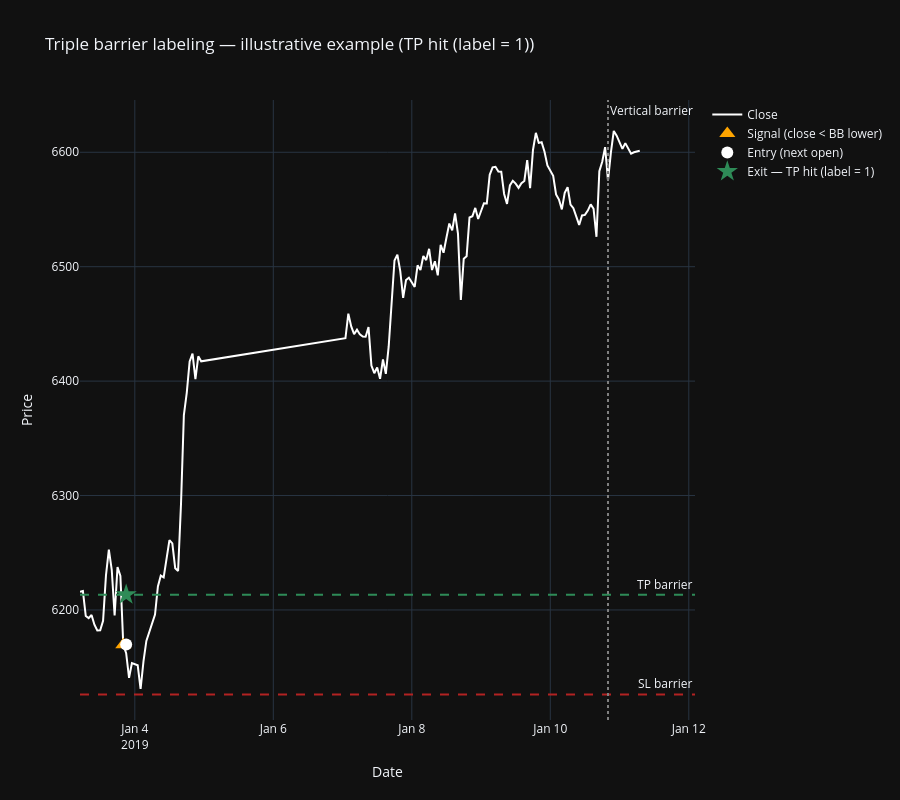

Here is the notebook cell this chart was saved with:
### Markdown cell above
**Triple barrier labeling — illustrative example.** One real signal (`close < BB lower`, using the
same demo Bollinger Bands as above), walked forward bar by bar: whichever of the take-profit,
stop-loss or vertical (`MAX_HORIZON`-bar) barrier is touched first sets the label.

### Code cell
demo_atr = get_atr(df_raw["high"], df_raw["low"], df_raw["close"], ATR_PERIOD, smoothing=True)
demo_raw_signal = (df_raw["close"] < demo_bb_lower).astype(int)
demo_entry_long = ((demo_raw_signal == 1) & (demo_raw_signal.shift(1) != 1)).astype(int)

demo_signal_times = demo_entry_long[demo_entry_long == 1].index
in_window = demo_signal_times >= illustration_start
demo_signal_time = demo_signal_times[in_window][0] if in_window.any() else demo_signal_times[0]
i = df_raw.index.get_loc(demo_signal_time)

entry_time = df_raw.index[i + 1]
entry_price = df_raw["open"].iloc[i + 1]
risk = demo_atr.iloc[i] * K_SL
tp_price = entry_price + risk * RR
sl_price = entry_price - risk

end = min(i + MAX_HORIZON, len(df_raw) - 1)
path = df_raw.iloc[i + 1: end + 1]
tp_hit = path.index[path["high"] >= tp_price]
sl_hit = path.index[path["low"] <= sl_price]

if len(tp_hit) and (not len(sl_hit) or tp_hit[0] <= sl_hit[0]):
    exit_time, exit_price, outcome, exit_color = tp_hit[0], tp_price, "TP hit (label = 1)", "seagreen"
elif len(sl_hit):
    exit_time, exit_price, outcome, exit_color = sl_hit[0], sl_price, "SL hit (label = -1)", "firebrick"
else:
    exit_time = df_raw.index[end]
    exit_price, outcome, exit_color = df_raw["close"].iloc[end], "Vertical barrier (label = 0)", "gray"

plot_start = df_raw.index[max(i - 15, 0)]
plot_end = df_raw.index[min(end + 10, len(df_raw) - 1)]
plot_df = df_raw.loc[plot_start:plot_end]

fig = go.Figure()
fig.add_trace(go.Scatter(x=plot_df.index, y=plot_df["close"], mode="lines",
                          line=dict(color="white", width=2), name="Close"))
fig.add_trace(go.Scatter(x=[demo_signal_time], y=[df_raw["close"].loc[demo_signal_time]], mode="markers",
                          marker=dict(color="orange", size=14, symbol="triangle-up"),
                          name="Signal (close < BB lower)"))
fig.add_trace(go.Scatter(x=[entry_time], y=[entry_price], mode="markers",
                          marker=dict(color="white", size=12, symbol="circle"), name="Entry (next open)"))
fig.add_trace(go.Scatter(x=[exit_time], y=[exit_price], mode="markers",
                          marker=dict(color=exit_color, size=16, symbol="star"), name=f"Exit — {outcome}"))

fig.add_hline(y=tp_price, line=dict(color="seagreen", dash="dash", width=2), annotation_text="TP barrier")
fig.add_hline(y=sl_price, line=dict(color="firebrick", dash="dash", width=2), annotation_text="SL barrier")
fig.add_vline(x=df_raw.index[end], line=dict(color="gray", dash="dot", width=2), annotation_text="Vertical barrier")

fig.update_layout(height=800, xaxis_title="Date", yaxis_title="Price",
                   title=f"Triple barrier labeling — illustrative example ({outcome})")
fig.show()

### Figure 1 — Plotly figure (JSON) as saved in the notebook; plotly's stock layout.template omitted (floating-point values rounded to 4 significant figures; data arrays with more than 128 entries replaced by an {"elided": "..."} marker saying what was removed)
{"data": [{"line": {"color": "white", "width": 2}, "mode": "lines", "name": "Close", "type": "scatter", "x": {"elided": "141 str values"}, "y": {"elided": "141 float values"}}, {"marker": {"color": "orange", "size": 14, "symbol": "triangle-up"}, "mode": "markers", "name": "Signal (close < BB lower)", "type": "scatter", "x": ["2019-01-03T20:00:00"], "y": [6170.0]}, {"marker": {"color": "white", "size": 12, "symbol": "circle"}, "mode": "markers", "name": "Entry (next open)", "type": "scatter", "x": ["2019-01-03T21:00:00"], "y": [6170.0]}, {"marker": {"color": "seagreen", "size": 16, "symbol": "star"}, "mode": "markers", "name": "Exit — TP hit (label = 1)", "type": "scatter", "x": ["2019-01-03T21:00:00"], "y": [6213.0]}], "layout": {"annotations": [{"showarrow": false, "text": "TP barrier", "x": 1, "xanchor": "right", "xref": "x domain", "y": 6213.0, "yanchor": "bottom", "yref": "y"}, {"showarrow": false, "text": "SL barrier", "x": 1, "xanchor": "right", "xref": "x domain", "y": 6126.0, "yanchor": "bottom", "yref": "y"}, {"showarrow": false, "text": "Vertical barrier", "x": "2019-01-10T20:00:00", "xanchor": "left", "xref": "x", "y": 1, "yanchor": "top", "yref": "y domain"}], "height": 800, "shapes": [{"line": {"color": "seagreen", "dash": "dash", "width": 2}, "type": "line", "x0": 0, "x1": 1, "xref": "x domain", "y0": 6213.0, "y1": 6213.0, "yref": "y"}, {"line": {"color": "firebrick", "dash": "dash", "width": 2}, "type": "line", "x0": 0, "x1": 1, "xref": "x domain", "y0": 6126.0, "y1": 6126.0, "yref": "y"}, {"line": {"color": "gray", "dash": "dot", "width": 2}, "type": "line", "x0": "2019-01-10T20:00:00", "x1": "2019-01-10T20:00:00", "xref": "x", "y0": 0, "y1": 1, "yref": "y domain"}], "title": {"text": "Triple barrier labeling — illustrative example (TP hit (label = 1))"}, "xaxis": {"title": {"text": "Date"}}, "yaxis": {"title": {"text": "Price"}}}}
